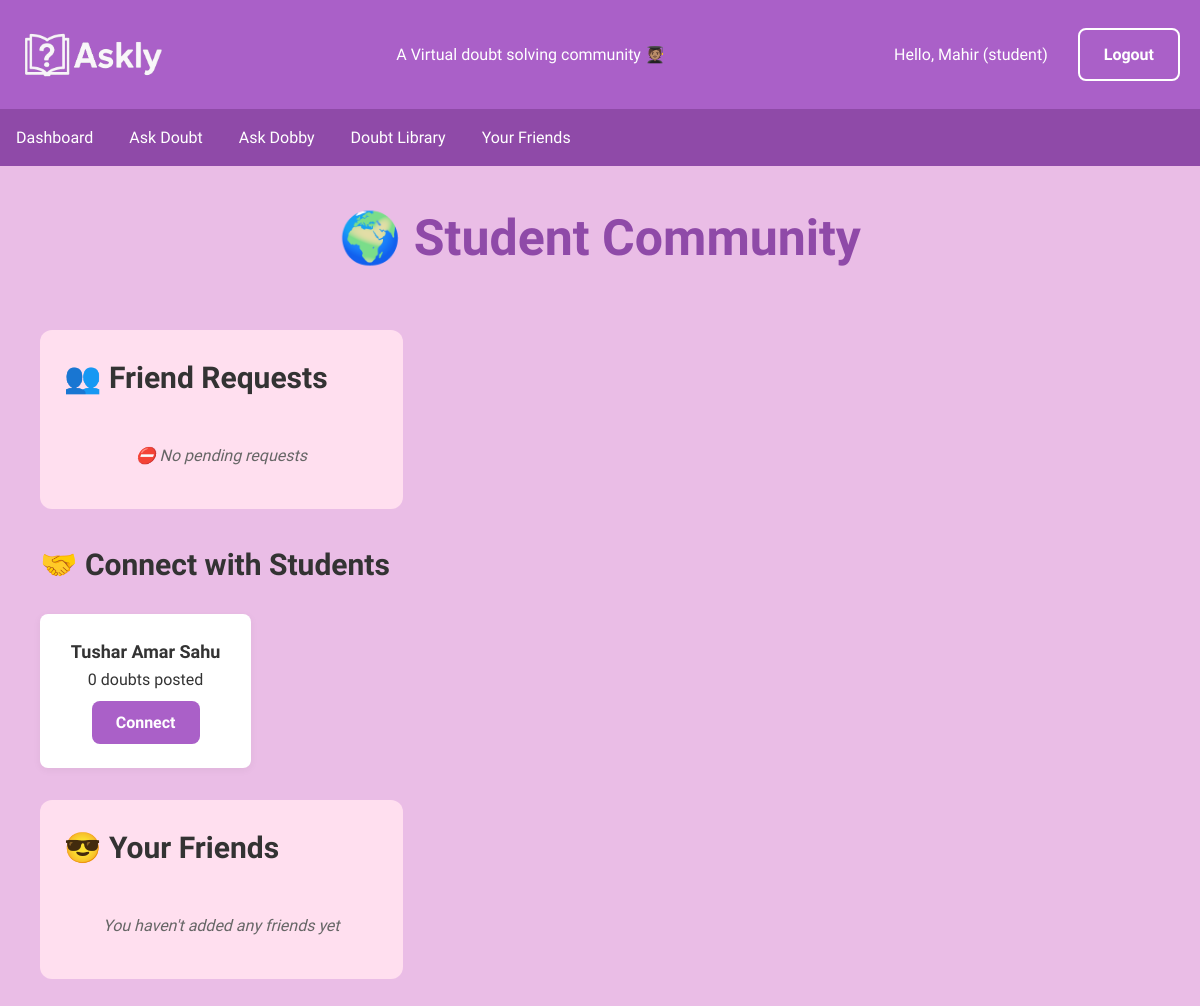
The page /student_community (signed in) on the database as committed earlier.
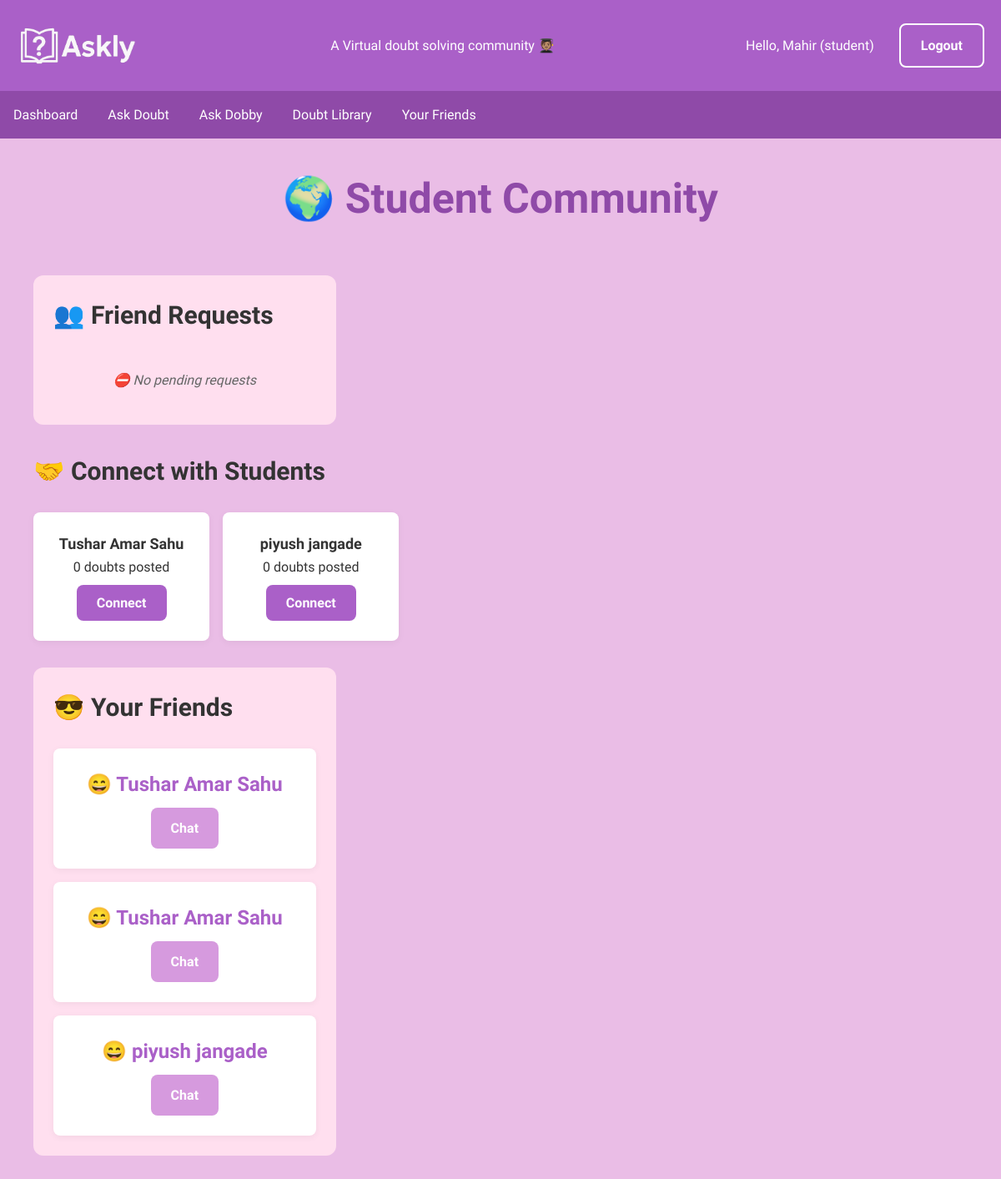
The same page on the database as committed later.
### app.py (models this page shows, shortened)
class User(db.Model):
    id = db.Column(db.Integer, primary_key=True)
    name = db.Column(db.String(100), nullable=False)
    email = db.Column(db.String(100), unique=True, nullable=False)
    password = db.Column(db.String(100), nullable=False)
    role = db.Column(db.String(20), default='student')  # 'student', 'teacher' or 'senior'
    points = db.Column(db.Integer, default=0)
    doubts_posted = db.Column(db.Integer, default=0)
    doubts = db.relationship('Doubt', backref='author', lazy=True)
    solutions = db.relationship('Solution', backref='solver', lazy=True)
    votes = db.relationship('Vote', backref='voter', lazy=True)
    comments = db.relationship('Comment', backref='commenter', lazy=True)

### app.py (the view)
@app.route('/student_community')
@login_required
def student_community():
    current_user = User.query.get(session['user_id'])
    students = User.query.filter(User.role == 'student', User.id != current_user.id).all()
    received_requests = FriendRequest.query.filter_by(receiver_id=current_user.id, status='pending').all()
    sent_requests = FriendRequest.query.filter_by(sender_id=current_user.id).all()
    friends = []
    accepted_sent = FriendRequest.query.filter_by(sender_id=current_user.id, status='accepted').all()
    accepted_received = FriendRequest.query.filter_by(receiver_id=current_user.id, status='accepted').all()
    for req in accepted_sent:
        friends.append(req.receiver)
    for req in accepted_received:
        friends.append(req.sender)
    return render_template('student_community.html',
                         students=students,
                         received_requests=received_requests,
                         sent_requests=sent_requests,
                         friends=friends)

### app.py (called while the page is built)
def login_required(f):
    @wraps(f)
    def decorated_function(*args, **kwargs):
        if 'email' not in session:
            flash('Please login to view this page', 'error')
            return redirect(url_for('login'))
        return f(*args, **kwargs)
    return decorated_function

### templates/student_community.html (shortened to what this page needs)
{% extends "base.html" %}
{% block content %}
<div class="community-container">
    <h2 style="font-size: 50px; text-align: center; color: #8F4AA8;"><b>🌍 Student Community </b></h2> <br><br>
    <div class="community-sections">
        <div class="requests-section">
            <h3 style="font-size: 30px;">  👥 Friend Requests</h3> <br>
            {% if received_requests %}
                {% for request in received_requests %}
                <div class="request-card">
                    <p>{{ request.sender.name }} wants to connect</p>
                    <div class="request-actions">
                        <a href="{{ url_for('respond_request', request_id=request.id, action='accept') }}" class="btn accept-btn">Accept</a>
                        <a href="{{ url_for('respond_request', request_id=request.id, action='reject') }}" class="btn reject-btn">Reject</a>
                    </div>
                </div>
                {% endfor %}
            {% else %}
                <p class="empty-state">⛔ No pending requests</p>
            {% endif %}
        </div>
        <div class="students-section">
            <h3 style="font-size: 30px;">🤝 Connect with Students</h3><br>
                <div class="students-grid">
                 {% for student in students %}
                    <div class="student-card">
                        <h4 style="font-size: 18px;">{{ student.name }}</h4>
                        <p>{{ student.doubts_posted }} doubts posted</p>
                        <form method="POST" action="{{ url_for('send_request', receiver_id=student.id) }}">
                         <button type="submit" class="btn connect-btn">Connect</button>
                        </form>
                    </div>
                 {% endfor %}
            </div>
        </div>
        <div class="friends-section">
            <h3 style="font-size: 30px;"> 😎 Your Friends</h3><br>
            {% if friends %}
                <div class="friends-grid">
                    {% for friend in friends %}
                    <div class="friend-card">
                        <h2 style=" color: #AA60C8;"> 😄 {{ friend.name }}</h2>
                        <a href="{{ url_for('chat', friend_id=friend.id) }}" class="btn chat-btn">Chat</a>
                    </div>
                    {% endfor %}
                </div>
            {% else %}
                <p class="empty-state">You haven't added any friends yet</p>
            {% endif %}
        </div>
    </div>
</div>
{% endblock %}

### templates/base.html (shortened to what this page needs)
<!DOCTYPE html>
<html lang="en">
<head>
    <link rel="stylesheet" href="https://cdnjs.cloudflare.com/ajax/libs/font-awesome/6.7.2/css/all.min.css" />
    <link rel="stylesheet" href="{{ url_for('static', filename='style.css') }}">
</head>
<body>
    <header>
        <div class="header-container">
            <img src="{{url_for('static', filename= 'Askly logo main 1.png')}}" alt="Askly Logo" class="logo" style="height: 50px; ">
            <p>A Virtual doubt solving community 🧑🏽‍🎓</p>
            <div class="user-info">
                {% if 'email' in session %}
                    <span>Hello, {{ session.name }} ({{ session.role }})</span>
                    <br><br><br>
                    <a href="{{ url_for('logout') }}" class="logout-btn">Logout</a>
                {% endif %}
            </div>
        </div>
    </header>
    <nav>
        {% if 'email' in session %}
            {% if session.role == 'teacher' or session.role == 'senior' %}
                <a href="{{ url_for('teacher_dashboard') }}">Teacher Dashboard</a>
                <a href="{{ url_for('doubt_library') }}">Doubt Library</a>
            {% else %}
                <a href="{{ url_for('dashboard') }}">Dashboard</a>
                <a href="{{ url_for('ask_doubt') }}">Ask Doubt</a>
                <a href="{{ url_for('dobby') }}">Ask Dobby</a>
                <a href="{{ url_for('doubt_library') }}">Doubt Library</a>
                <a href="{{ url_for('student_community') }}">Your Friends</a>
            {% endif %}
        {% endif %}
    </nav>
    <main>
        {% block content %}{% endblock %}
    </main>
</body>

### static/style.css (style rules this page uses)
* { margin: 0; padding: 0; box-sizing: border-box; font-family: "Varela Round", sans-serif; }
body { background-color: #EABDE6; color: #333; line-height: 1.6; }
header { background-color: #AA60C8; color: white; padding: 1rem 0; }
.header-container { max-width: 1200px; margin: 0 auto; display: flex; justify-content: space-between; align-items: center; padding: 0 20px; }
.user-info { display: flex; align-items: center; gap: 15px; }
nav { background-color: #8F4AA8; padding: 0.5rem 0; }
nav a { color: white; text-decoration: none; padding: 0.5rem 1rem; display: inline-block; transition: background-color 0.3s; }
main { max-width: 1200px; margin: 2rem auto; padding: 0 20px; }
.btn { display: inline-block; background-color: #AA60C8; color: white; padding: 0.75rem 1.5rem; border: none; border-radius: 4px; cursor: pointer; text-decoration: none; font-size: 1rem; transition: background-color 0.3s; }
.btn { display: inline-block; background-color: #AA60C8; color: white; padding: 0.75rem 1.5rem; border: none; border-radius: 8px; cursor: pointer; text-decoration: none; font-weight: 600; transition: all 0.3s; margin-top: 0.5rem; }
.logout-btn { display: inline-block; background-color: rgb(170, 96, 200); color: white; padding: 0.75rem 1.5rem; border: 2px white solid; border-radius: 8px; cursor: pointer; text-decoration: none; font-weight: 600; transition: all 0.3s; }
.empty-state { color: #666; font-style: italic; text-align: center; padding: 1rem 0; }
.btn { display: inline-block; background-color: #AA60C8; color: white; padding: 0.75rem 1.5rem; border: none; border-radius: 8px; cursor: pointer; text-decoration: none; font-weight: 600; transition: all 0.3s; }
.community-container { max-width: 1200px; margin: 2rem auto; padding: 0 20px; }
.community-sections { display: grid; grid-template-columns: 1fr 2fr; gap: 2rem; }
.requests-section, .friends-section { background-color: #FFDFEF; padding: 1.5rem; border-radius: 12px; }
.students-section { grid-column: span 2; }
.students-grid, .friends-grid { display: grid; grid-template-columns: repeat(auto-fill, minmax(200px, 1fr)); gap: 1rem; }
.student-card, .friend-card { background: white; padding: 1.5rem; border-radius: 8px; box-shadow: 0 2px 8px rgba(0,0,0,0.05); text-align: center; }
.connect-btn { background-color: #AA60C8; }
.chat-btn { background-color: #D69ADE; }

Rows that differ between the two databases and show on the page:
now on one of the page's lists (row unchanged): User: name "Tushar Amar Sahu"
added User: name "piyush jangade", doubts_posted "0"
Other text that changed with them:
text no longer shown: "You haven't added any friends yet"
